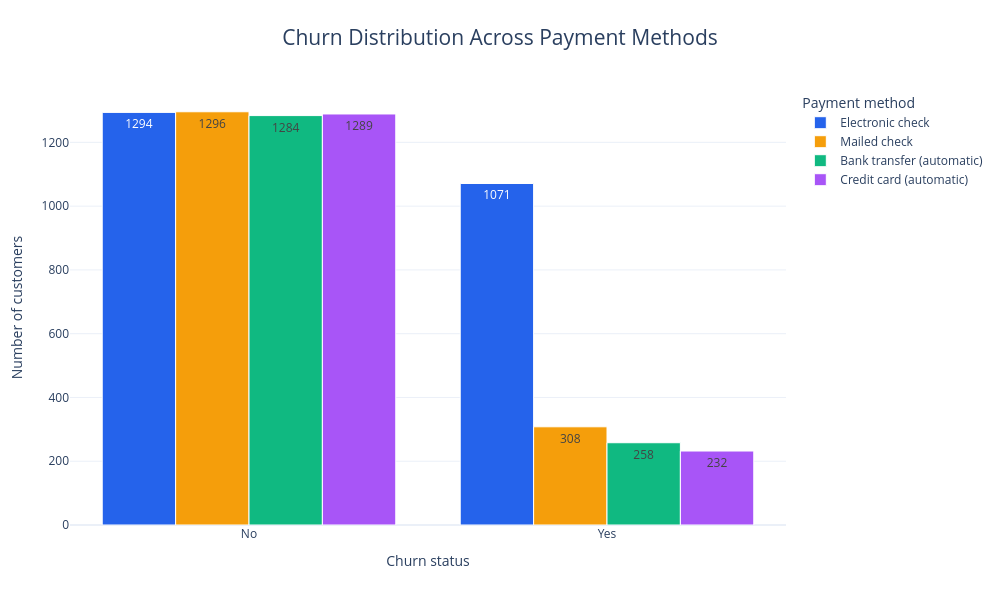

Notebook code cell kept with this figure:
### Markdown cell above
### Payment method versus churn

Grouped bars compare churn status across payment methods. Use the legend and hover details to inspect the customer counts for each payment category.

### Code cell
fig = px.histogram(
    df, x="Churn", color="PaymentMethod", barmode="group",
    category_orders={"Churn": ["No", "Yes"]},
    color_discrete_sequence=["#2563EB", "#F59E0B", "#10B981", "#A855F7"],
    text_auto=True,
    title="Churn Distribution Across Payment Methods"
)
fig.update_traces(marker_line_color="white", marker_line_width=1,
                  hovertemplate="Churn: %{x}<br>Payment method: %{fullData.name}<br>Customers: %{y:,}<extra></extra>")
fig.update_layout(
    template="plotly_white", width=1000, height=590,
    title=dict(x=0.5, xanchor="center", font=dict(size=21)),
    xaxis_title="Churn status", yaxis_title="Number of customers",
    legend_title="Payment method", bargap=0.18,
    margin=dict(t=90, l=70, r=40, b=65)
)
fig.show()

### Figure 1 — Plotly figure (JSON) as saved in the notebook; plotly's stock layout.template omitted (floating-point values rounded to 4 significant figures; data arrays with more than 128 entries replaced by an {"elided": "..."} marker saying what was removed)
{"data": [{"alignmentgroup": "True", "bingroup": "x", "hovertemplate": "Churn: %{x}<br>Payment method: %{fullData.name}<br>Customers: %{y:,}<extra></extra>", "legendgroup": "Electronic check", "marker": {"color": "#2563EB", "line": {"color": "white", "width": 1}, "pattern": {"shape": ""}}, "name": "Electronic check", "offsetgroup": "Electronic check", "orientation": "v", "showlegend": true, "texttemplate": "%{value}", "type": "histogram", "x": {"elided": "2365 str values"}, "xaxis": "x", "yaxis": "y"}, {"alignmentgroup": "True", "bingroup": "x", "hovertemplate": "Churn: %{x}<br>Payment method: %{fullData.name}<br>Customers: %{y:,}<extra></extra>", "legendgroup": "Mailed check", "marker": {"color": "#F59E0B", "line": {"color": "white", "width": 1}, "pattern": {"shape": ""}}, "name": "Mailed check", "offsetgroup": "Mailed check", "orientation": "v", "showlegend": true, "texttemplate": "%{value}", "type": "histogram", "x": {"elided": "1604 str values"}, "xaxis": "x", "yaxis": "y"}, {"alignmentgroup": "True", "bingroup": "x", "hovertemplate": "Churn: %{x}<br>Payment method: %{fullData.name}<br>Customers: %{y:,}<extra></extra>", "legendgroup": "Bank transfer (automatic)", "marker": {"color": "#10B981", "line": {"color": "white", "width": 1}, "pattern": {"shape": ""}}, "name": "Bank transfer (automatic)", "offsetgroup": "Bank transfer (automatic)", "orientation": "v", "showlegend": true, "texttemplate": "%{value}", "type": "histogram", "x": {"elided": "1542 str values"}, "xaxis": "x", "yaxis": "y"}, {"alignmentgroup": "True", "bingroup": "x", "hovertemplate": "Churn: %{x}<br>Payment method: %{fullData.name}<br>Customers: %{y:,}<extra></extra>", "legendgroup": "Credit card (automatic)", "marker": {"color": "#A855F7", "line": {"color": "white", "width": 1}, "pattern": {"shape": ""}}, "name": "Credit card (automatic)", "offsetgroup": "Credit card (automatic)", "orientation": "v", "showlegend": true, "texttemplate": "%{value}", "type": "histogram", "x": {"elided": "1521 str values"}, "xaxis": "x", "yaxis": "y"}], "layout": {"bargap": 0.18, "barmode": "group", "height": 590, "legend": {"title": {"text": "Payment method"}, "tracegroupgap": 0}, "margin": {"b": 65, "l": 70, "r": 40, "t": 90}, "title": {"font": {"size": 21}, "text": "Churn Distribution Across Payment Methods", "x": 0.5, "xanchor": "center"}, "width": 1000, "xaxis": {"anchor": "y", "categoryarray": ["No", "Yes"], "categoryorder": "array", "domain": [0, 1], "title": {"text": "Churn status"}}, "yaxis": {"anchor": "x", "domain": [0, 1], "title": {"text": "Number of customers"}}}}
